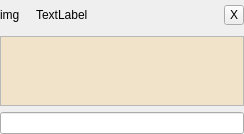
<?xml version="1.0" encoding="UTF-8"?>
<ui version="4.0">
 <class>PostWidgetClass</class>
 <widget class="QWidget" name="PostWidgetClass">
  <property name="geometry">
   <rect>
    <x>0</x>
    <y>0</y>
    <width>244</width>
    <height>133</height>
   </rect>
  </property>
  <property name="sizePolicy">
   <sizepolicy hsizetype="Preferred" vsizetype="Preferred">
    <horstretch>0</horstretch>
    <verstretch>0</verstretch>
   </sizepolicy>
  </property>
  <property name="windowTitle">
   <string>PostWidget</string>
  </property>
  <layout class="QVBoxLayout" name="verticalLayout">
   <property name="margin">
    <number>0</number>
   </property>
   <item>
    <layout class="QHBoxLayout" name="horizontalLayout">
     <item>
      <widget class="QLabel" name="avatarLabel">
       <property name="minimumSize">
        <size>
         <width>30</width>
         <height>30</height>
        </size>
       </property>
       <property name="maximumSize">
        <size>
         <width>30</width>
         <height>30</height>
        </size>
       </property>
       <property name="text">
        <string>img</string>
       </property>
      </widget>
     </item>
     <item>
      <widget class="QLabel" name="authorLabel">
       <property name="text">
        <string>TextLabel</string>
       </property>
      </widget>
     </item>
     <item>
      <widget class="QToolButton" name="deleteButton">
       <property name="maximumSize">
        <size>
         <width>20</width>
         <height>20</height>
        </size>
       </property>
       <property name="toolTip">
        <string>Close panel</string>
       </property>
       <property name="text">
        <string>X</string>
       </property>
      </widget>
     </item>
    </layout>
   </item>
   <item>
    <widget class="QTextEdit" name="contentTextEdit">
     <property name="sizePolicy">
      <sizepolicy hsizetype="Expanding" vsizetype="Preferred">
       <horstretch>0</horstretch>
       <verstretch>0</verstretch>
      </sizepolicy>
     </property>
     <property name="minimumSize">
      <size>
       <width>0</width>
       <height>70</height>
      </size>
     </property>
     <property name="maximumSize">
      <size>
       <width>16777215</width>
       <height>150</height>
      </size>
     </property>
     <property name="palette">
      <palette>
       <active>
        <colorrole role="Base">
         <brush brushstyle="SolidPattern">
          <color alpha="255">
           <red>241</red>
           <green>227</green>
           <blue>202</blue>
          </color>
         </brush>
        </colorrole>
       </active>
       <inactive>
        <colorrole role="Base">
         <brush brushstyle="SolidPattern">
          <color alpha="255">
           <red>241</red>
           <green>227</green>
           <blue>202</blue>
          </color>
         </brush>
        </colorrole>
       </inactive>
       <disabled>
        <colorrole role="Base">
         <brush brushstyle="SolidPattern">
          <color alpha="255">
           <red>230</red>
           <green>229</green>
           <blue>227</blue>
          </color>
         </brush>
        </colorrole>
       </disabled>
      </palette>
     </property>
     <property name="focusPolicy">
      <enum>Qt::NoFocus</enum>
     </property>
     <property name="frameShape">
      <enum>QFrame::StyledPanel</enum>
     </property>
     <property name="frameShadow">
      <enum>QFrame::Plain</enum>
     </property>
     <property name="readOnly">
      <bool>true</bool>
     </property>
     <property name="textInteractionFlags">
      <set>Qt::LinksAccessibleByKeyboard|Qt::LinksAccessibleByMouse|Qt::TextBrowserInteraction|Qt::TextSelectableByKeyboard|Qt::TextSelectableByMouse</set>
     </property>
    </widget>
   </item>
   <item>
    <layout class="QVBoxLayout" name="commentsLayout">
     <property name="leftMargin">
      <number>20</number>
     </property>
    </layout>
   </item>
   <item>
    <widget class="QLineEdit" name="commentLineEdit"/>
   </item>
  </layout>
 </widget>
 <layoutdefault spacing="6" margin="11"/>
 <resources/>
 <connections/>
</ui>
